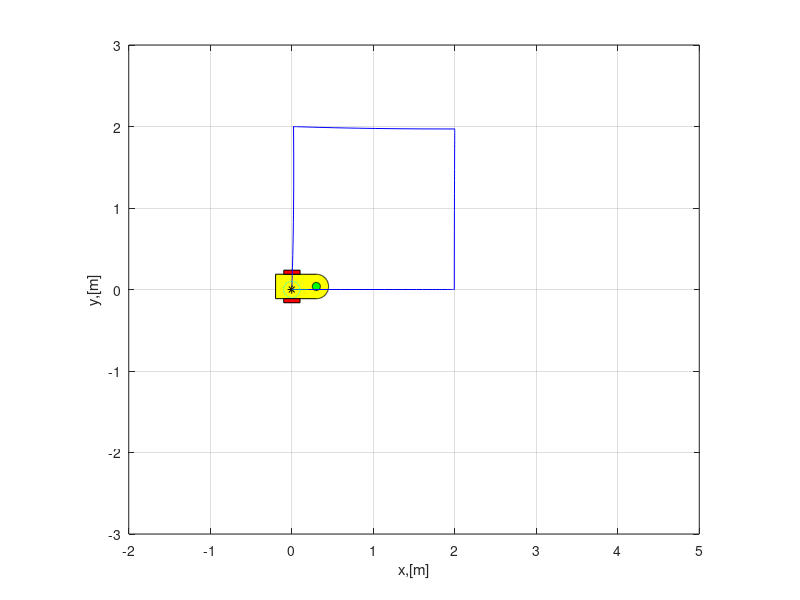

Write the MATLAB code that produced this figure.
%% url https://www.youtube.com/watch?v=bj4l1EuF9Nk&list=PLyqSpQzTE6M-YPOEUVrgd_2UnIRvWUcRr&index=35
clear; close; clc
dt =0.1; ts = 255; t = 0:dt:ts;

K_u =2; K_r =4;
a = 0.05; d=0.2; l =0.3;


%predifine array to improve performance
n=length(t);
zeta = zeros(3,n); 
eta_dot= zeros(3,n);
eta= zeros(3,n);

%% bottom square
for i = 1:50
eta(:,1) = [0;0;0];
eta_d(:,1) = [2;0; pi/2];
rho = sqrt((eta_d(1)-eta(1,i))^2+(eta_d(2)-eta(2,i))^2);
e=[eta_d(1:2);atan2(eta_d(2)-eta(2,i),eta_d(1)-eta(1,i))] - eta(:,i);

if rho <= 0.01
 e = eta_d - eta(:,i);
 %%e = 0*e;
end

psi = eta(3,i);
J = [cos(psi), -sin(psi), 0;
    sin(psi), cos(psi) 0;
     0,0,1];
zeta(:,i) = inv(J)*(diag([2,2,4])*e);
u=zeta(1,i); r = zeta(3,i);
eta(:,i+1) = eta(:,i) + (1-exp(-1*t(i)))*[cos(eta(3,i)),0;sin(eta(3,i)),0;0,1] *[u;r] * dt;
end

%% right square
for i = 50:80
eta_d(:,1) = [2;2;pi];
rho = sqrt((eta_d(1)-eta(1,i))^2+(eta_d(2)-eta(2,i))^2);
e=[eta_d(1:2);atan2(eta_d(2)-eta(2,i),eta_d(1)-eta(1,i))] - eta(:,i);

if rho <= 0.05
 e = eta_d - eta(:,i);
 %e = 0*e;
end

psi = eta(3,i);
J = [cos(psi), -sin(psi), 0;
    sin(psi), cos(psi) 0;
     0,0,1];
zeta(:,i) = inv(J)*(diag([2,2,4])*e);
u=zeta(1,i); r = zeta(3,i);
eta(:,i+1) = eta(:,i) + (1-exp(-1*t(i)))*[cos(eta(3,i)),0;sin(eta(3,i)),0;0,1] *[u;r] * dt;
end

%% top square
for i = 80:110
eta_d(:,1) = [0;2;-pi/2];
rho = sqrt((eta_d(1)-eta(1,i))^2+(eta_d(2)-eta(2,i))^2);
e=[eta_d(1:2);atan2(eta_d(2)-eta(2,i),eta_d(1)-eta(1,i))] - eta(:,i);

if rho <= 0.05
 e = eta_d - eta(:,i);
 %e = 0*e;
end

psi = eta(3,i);
J = [cos(psi), -sin(psi), 0;
    sin(psi), cos(psi) 0;
     0,0,1];
zeta(:,i) = inv(J)*(diag([2,2,4])*e);
u=zeta(1,i); r = zeta(3,i);
eta(:,i+1) = eta(:,i) + (1-exp(-1*t(i)))*[cos(eta(3,i)),0;sin(eta(3,i)),0;0,1] *[u;r] * dt;
end

%% left square
for i = 110:140
eta_d(:,1) = [0;0;0];
rho = sqrt((eta_d(1)-eta(1,i))^2+(eta_d(2)-eta(2,i))^2);
e=[eta_d(1:2);atan2(eta_d(2)-eta(2,i),eta_d(1)-eta(1,i))] - eta(:,i);

if rho <= 0.07
 e = eta_d - eta(:,i);
 %e = 0*e;
end

psi = eta(3,i);
J = [cos(psi), -sin(psi), 0;
    sin(psi), cos(psi) 0;
     0,0,1];
zeta(:,i) = inv(J)*(diag([2,2,4])*e);
u=zeta(1,i); r = zeta(3,i);
eta(:,i+1) = eta(:,i) + (1-exp(-1*t(i)))*[cos(eta(3,i)),0;sin(eta(3,i)),0;0,1] *[u;r] * dt;
end


veh_box = 0.5*[-0.4 0.6 0.6+0.3*cosd(-90:90) 0.6 -0.4 -0.4; -0.3 -0.3 0.3*sind(-90:90) 0.3 0.3 0.3];
cas_p = 0.5*[0.6;0];
wheel_b = 0.5*[-0.2 0.2 0.2 -0.2 -0.2; -0.05 -0.05 0.05 0.05 -0.05];

 for i = 1:140
psi = eta(3,i); x(i) = eta (1,i); y(i)  = eta (2,i);
R = [cos(psi), -sin(psi);
    sin(psi), cos(psi)];
v_m = R*veh_box;
c_m = R*cas_p;
w_m1 = R*(wheel_b+[0;0.35/2]);
w_m2 = R*(wheel_b+[0;-0.35/2]);
fill(v_m(1,:)+x(i),v_m(2,:)+y(i),'y');
hold on 
fill(w_m1(1,:)+x(i),w_m1(2,:)+y(i),'r');
fill(w_m2(1,:)+x(i),w_m2(2,:)+y(i),'r');
fill(c_m(1)+0.05*cosd(0:360)+x(i),c_m(2)+0.05*sind(0:360)+y(i),'g');
plot(eta(1,1:i),eta(2,1:i),'b-')
plot(eta_d(1),eta_d(2),'k*')
plot([eta_d(1),eta_d(1)+0.2*cos(eta_d(3))],[eta_d(2),eta_d(2)+0.2*sin(eta_d(2))]); 
plot(eta_d(1)+0.1*cosd(0:360),eta_d(2)+0.1*sind(0:360),'c--')
xmin = min (eta(1,:)) - 2; 
xmax = min (eta(1,:)) + 5; 
ymin = min (eta(2,:)) - 3; 
ymax = min (eta(2,:)) + 3; 
axis ([xmin xmax ymin ymax])
axis equal
grid on
xlabel ('x,[m]')
ylabel ('y,[m]')
pause (0.1)
hold off
 end
